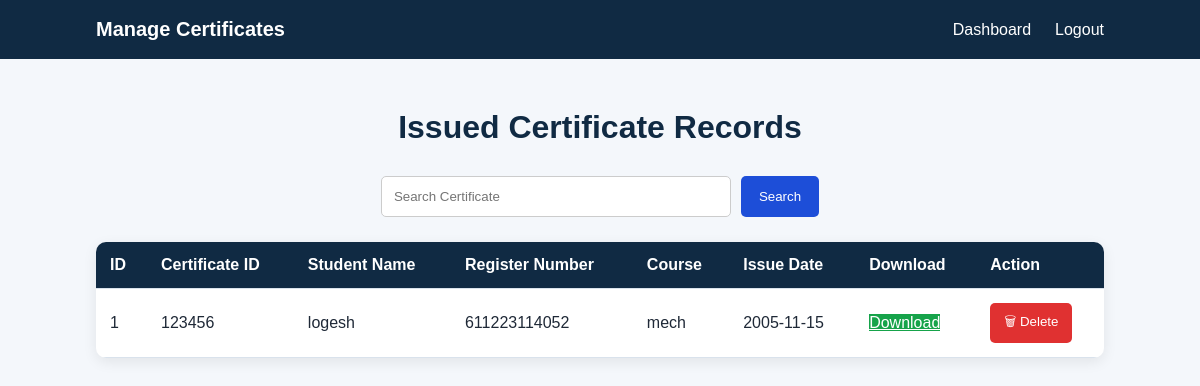
The app's page /certificates (signed in) with its own data.
### tables this page shows
CREATE TABLE certificates (
    id INTEGER PRIMARY KEY AUTOINCREMENT,
    admin_id INTEGER,
    certificate_id TEXT NOT NULL,
    student_name TEXT NOT NULL,
    register_number TEXT NOT NULL,
    course TEXT NOT NULL,
    institution TEXT NOT NULL,
    issue_date TEXT NOT NULL,
    file_name TEXT NOT NULL,
    qr_code TEXT NOT NULL,
    certificate_hash TEXT NOT NULL,
    previous_hash TEXT NOT NULL,
    block_hash TEXT NOT NULL,
    created_at TEXT NOT NULL,
    status TEXT NOT NULL DEFAULT 'VALID',
    revoked_at TEXT
);

### app.py (the view)
@app.route("/certificates")
def certificate_list():
    if "admin" not in session:
        return redirect(url_for("login"))
    search = request.args.get("search", "").strip()
    if search:
        certificates = search_certificates(
            search,
            session["admin_id"]
        )
    else:
        certificates = get_admin_certificates(
            session["admin_id"]
        )
    return render_template(
        "certificates.html",
        certificates=certificates,
        search=search
    )

### database.py (called while the page is built)
def get_connection():
    connection = sqlite3.connect(DATABASE_NAME)
    connection.row_factory = sqlite3.Row
    return connection

def get_admin_certificates(admin_id):
    connection = get_connection()
    cursor = connection.cursor()
    cursor.execute("""
        SELECT *,
               ROW_NUMBER() OVER (
                   PARTITION BY admin_id
                   ORDER BY id ASC
               ) AS display_id
        FROM certificates
        WHERE admin_id = ?
        ORDER BY id ASC
    """, (admin_id,))
    certificates = cursor.fetchall()
    connection.close()
    return certificates

### templates/certificates.html (shortened to what this page needs)
<!DOCTYPE html>
<html lang="en">
<head>
    <link
        rel="stylesheet"
        href="{{ url_for('static', filename='style.css') }}"
    >
</head>
<body>
<header class="navbar">
    <div class="logo">
        Manage Certificates
    </div>
    <nav>
        <a href="/dashboard">Dashboard</a>
        <a href="/logout">Logout</a>
    </nav>
</header>
<main class="blockchain-section">
    <h1>Issued Certificate Records</h1>
    <form
        action="/certificates"
        method="GET"
        class="search-form"
    >
        <input
            type="text"
            name="search"
            placeholder="Search Certificate"
            value="{{ search }}"
        >
        <button
            type="submit"
            class="search-btn"
        >
            Search
        </button>
    </form>
    {% if certificates %}
    <div class="table-container">
        <table class="certificate-table">
            <thead>
                <tr>
                    <th>ID</th>
                    <th>Certificate ID</th>
                    <th>Student Name</th>
                    <th>Register Number</th>
                    <th>Course</th>
                    <th>Issue Date</th>
                    <th>Download</th>
                    <th>Action</th>
                </tr>
            </thead>
            <tbody>
                {% for certificate in certificates %}
                <tr>
                    <td>{{ certificate["display_id"] }}</td>
                    <td>{{ certificate["certificate_id"] }}</td>
                    <td>{{ certificate["student_name"] }}</td>
                    <td>{{ certificate["register_number"] }}</td>
                    <td>{{ certificate["course"] }}</td>
                    <td>{{ certificate["issue_date"] }}</td>
                    <td>
                        <a
                            href="/download/{{ certificate['certificate_id'] }}"
                            class="download-btn"
                        >
                            Download
                        </a>
                    </td>
                    <td>
                        <form
                            action="/delete/{{ certificate['certificate_id'] }}"
                            method="POST"
                            onsubmit="return confirm('Are you sure you want to delete this certificate?');"
                        >
                            <button
                                type="submit"
                                class="delete-btn"
                            >
                                🗑 Delete
                            </button>
                        </form>
                    </td>
                </tr>
                {% endfor %}
            </tbody>
        </table>
    </div>
    {% else %}
    <p class="empty-message">
        No certificates are available.
    </p>
    {% endif %}
</main>
</body>
</html>

### static/style.css (style rules this page uses)
* { margin: 0; padding: 0; box-sizing: border-box; }
body { font-family: Arial, sans-serif; background: #f4f7fb; color: #1f2937; }
.navbar { background: #102a43; color: white; padding: 18px 8%; display: flex; justify-content: space-between; align-items: center; }
.logo { font-size: 20px; font-weight: bold; }
.navbar nav { display: flex; gap: 24px; }
.navbar a { color: white; text-decoration: none; font-weight: 500; }
.blockchain-section { min-height: 85vh; padding: 50px 8%; }
.blockchain-section > h1 { text-align: center; color: #102a43; margin-bottom: 30px; }
.table-container { overflow-x: auto; background: white; border-radius: 10px; box-shadow: 0 4px 14px rgba(0, 0, 0, 0.08); }
.certificate-table { width: 100%; border-collapse: collapse; }
.certificate-table th, .certificate-table td { padding: 14px; border-bottom: 1px solid #d9e2ec; text-align: left; }
.certificate-table th { background: #102a43; color: white; }
.delete-btn { background: #e03131; color: white; border: none; padding: 9px 14px; border-radius: 5px; cursor: pointer; }
.download-btn { background:#16a34a; color:white; }
.search-form { display:flex; gap:10px; margin:25px; justify-content:center; }
.search-form input { width:350px; padding:12px; border:1px solid #ccc; border-radius:5px; }
.search-btn { background:#1d4ed8; color:white; border:none; padding:12px 18px; border-radius:5px; cursor:pointer; }

### records on screen
certificates: display_id "1", certificate_id "123456", student_name "logesh", register_number "611223114052", course "mech", issue_date "2005-11-15"
